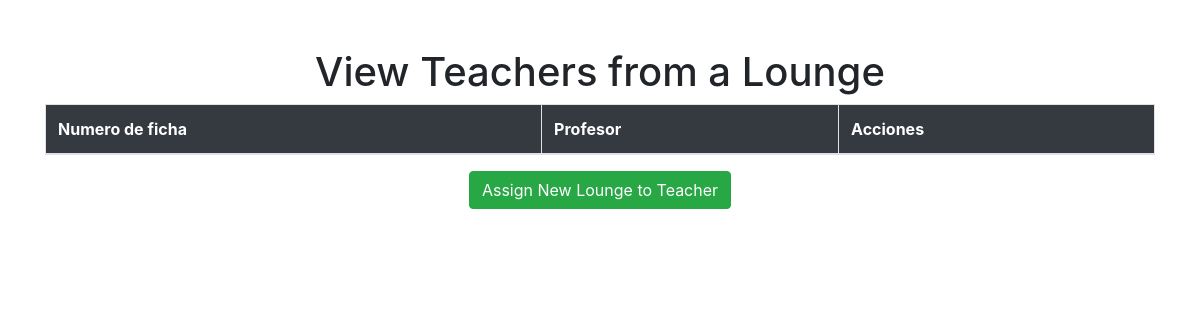
Before: /lounges/viewAllLT/ (signed in) with the older database file.
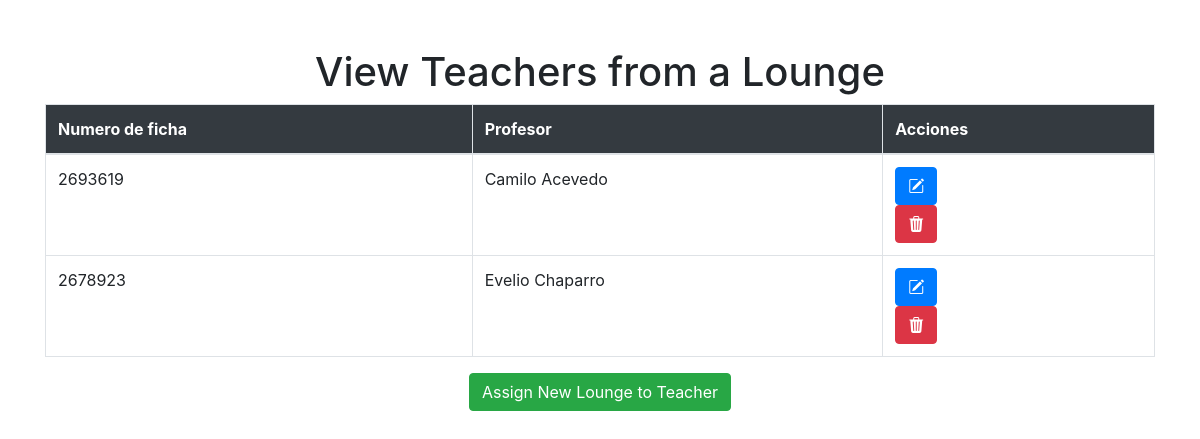
After: the same page with the newer database file.
### LoungeApp/models.py (models this page shows)
class Teachers_lounges(models.Model):
    teacher = models.ForeignKey(m.Teacher, on_delete=models.CASCADE)
    lounge = models.ForeignKey(Lounge, on_delete=models.CASCADE)

class Lounge(models.Model):
    lounge_number = models.CharField(max_length=100)
    lounge_description = models.CharField(max_length=300)
    lounge_students = models.IntegerField()

### Profesores/models.py (models this page shows)
class Teacher(models.Model):
    name = models.CharField(max_length=300)
    lastname = models.CharField(max_length=200)
    age = models.IntegerField(max_length=3)
    email = models.CharField(max_length=300)

### LoungeApp/views.py (the view)
# urls.py: path('viewAllLT/', v.indexLoungesTeachers, name='indexLt'),
@login_required
def indexLoungesTeachers(request):
    allLoungesTeach = Teachers_lounges.objects.all()
    return render(request, 'loungesTeacher.html', {
        'loungesTeachers': allLoungesTeach
    })

### LoungeApp/templates/loungesTeacher.html (shortened to what this page needs)
<!DOCTYPE html>
<html lang="en">
<head>
    <link rel="stylesheet" href="https://cdn.jsdelivr.net/npm/bootstrap-icons@1.11.1/font/bootstrap-icons.css">
    <link rel="stylesheet" href="https://maxcdn.bootstrapcdn.com/bootstrap/4.5.2/css/bootstrap.min.css">
</head>
<body>
    <div class="container mt-5">
        <h1 class="text-center">View Teachers from a Lounge</h1>
        <div class="table-responsive">
            <table class="table table-bordered">
                <thead class="bg-dark text-white">
                    <tr>
                        <th scope="col">Numero de ficha</th>
                        <th scope="col">Profesor</th>
                        <th scope="col">Acciones</th>
                    </tr>
                </thead>
                <tbody>
                    {% for loungesTeach in loungesTeachers %}
                    <tr>
                        <td>{{loungesTeach.lounge.lounge_number}}</td>
                        <td>{{loungesTeach.teacher.name}} {{loungesTeach.teacher.lastname}}</td>
                        <td>
                            <form action="" method="post">
                                <button type="submit" class="btn btn-primary"><i class="bi bi-pencil-square"></i></button>
                            </form>
                            <form action="" method="get">
                                <button type="submit" class="btn btn-danger"><i class="bi bi-trash3-fill"></i></button>
                            </form>
                        </td>
                    </tr>
                    {% endfor %}
                </tbody>
            </table>
        </div>
        <div class="text-center">
            <a href="{% url 'assignLt' %}" class="btn btn-success">Assign New Lounge to Teacher</a>
        </div>
    </div>
</body>
</html>

Changed rows visible on the page:
added Teachers_lounges: lounge.lounge_number "2693619", teacher.name "Camilo", teacher.lastname "Acevedo"
added Teachers_lounges: lounge.lounge_number "2678923", teacher.name "Evelio", teacher.lastname "Chaparro"
